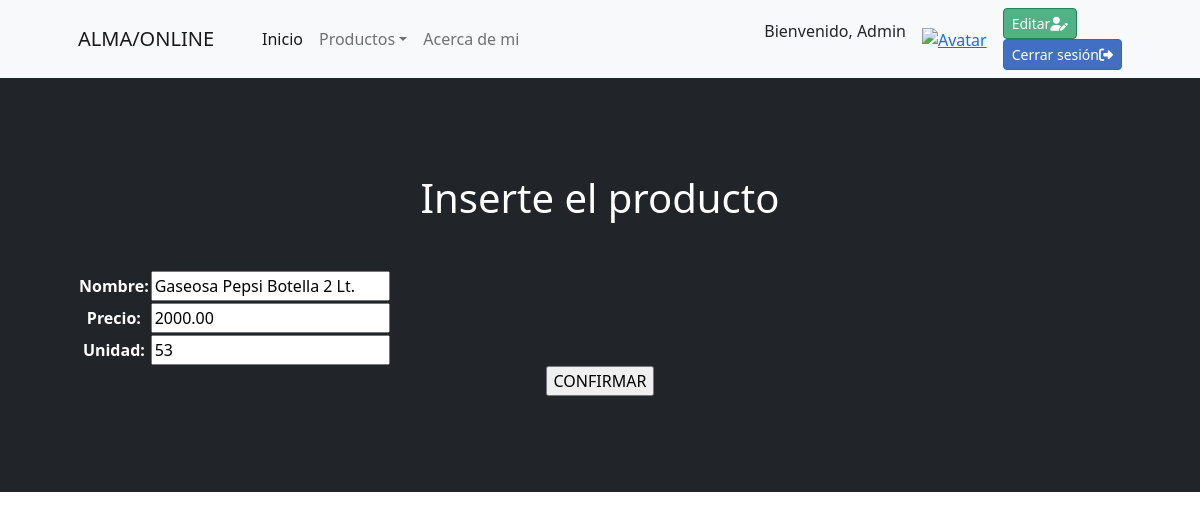
The app's page /bebidas_update/3/ (signed in) with its own data.
### aplicacion/models.py (models this page shows, shortened)
class Bebida(models.Model):
    nombre = models.CharField(max_length=50)
    precio = models.DecimalField(max_digits=10, decimal_places=2)
    unidad = models.IntegerField()

### aplicacion/views.py (the view)
# urls.py: path('bebidas_update/<int:pk>/', BebidaUpdate.as_view(), name="bebidas_update" ),
class BebidaUpdate(LoginRequiredMixin,UpdateView):
    model = Bebida
    fields = ['nombre', 'precio', 'unidad']
    success_url = reverse_lazy('bebidas')

### aplicacion/templates/aplicacion/bebida_form.html (shortened to what this page needs)
{% extends "aplicacion/index.html" %}
{% block Titulo %}
<h1 class="mb-5"> Inserte el producto </h1>
{% endblock Titulo %}
{% block Contenido %}
<form action="" method="post">
    <table>
        {{ form.as_table }}
    </table>
    <input type="submit" value="CONFIRMAR">
</form>
{% endblock Contenido %}

### aplicacion/templates/aplicacion/index.html (shortened to what this page needs)
<!DOCTYPE html>
<html lang="en">
    <head>
        {%load static%}
        <link href="https://cdn.jsdelivr.net/npm/bootstrap-icons@1.5.0/font/bootstrap-icons.css" rel="stylesheet" />
        <link href="{% static 'css/styles.css' %}" rel="stylesheet" />
        <link rel="stylesheet" href="https://cdnjs.cloudflare.com/ajax/libs/font-awesome/6.4.0/css/all.min.css"/>
    </head>
    <body>
        <nav class="navbar navbar-expand-lg navbar-light bg-light">
            <div class="container px-4 px-lg-5">
                <a class="navbar-brand" href="{% url 'home' %}">ALMA/ONLINE</a>
                {% if  user.is_authenticated %}
                                <div class="collapse navbar-collapse" id="navbarSupportedContent">
                                <ul class="navbar-nav me-auto mb-2 mb-lg-0 ms-lg-4">
                                <li class="nav-item"><a class="nav-link active" aria-current="page" href="{% url 'home' %}">Inicio</a></li>
                                <li class="nav-item dropdown">
                                <a class="nav-link dropdown-toggle" id="navbarDropdown" href="#" role="button" data-bs-toggle="dropdown" aria-expanded="false">Productos</a>
                            <li class="nav-item"><a class="nav-link" aria-current="page" href="{% url 'acerca' %}">Acerca de mi</a></li>
                         </li>
                      </ul>
                      <div class="user-info d-flex align-items-center">
                        <p class="username me-3">Bienvenido, {{ user.username }}</p>
                        <div class="avatar me-3">
                            <a href="{% url 'agregar_avatar' %}">
                                <img src="{{ request.session.avatar }}" alt="Avatar" height="50px" width="50px">
                            </a>
                        </div>
                        <div class="user-actions">
                            <a class="btn btn-success btn-sm me-3" href="{% url 'perfil' %}" style="background-color: rgb(81, 179, 133); color: white ;">Editar<i class="fa-solid fa-user-pen"></i></a>
                            <form action="{% url 'logout' %}" method="post">
                                <button type="submit" class="btn btn-primary btn-sm logout" style="background-color: rgba(12, 70, 179, 0.767); color: white ;">Cerrar sesión<i class="fa-solid fa-right-from-bracket"></i></button>
                            </form>
                        </div>
                    </div>
                {% endif %}
        </nav>
        <header class="bg-dark py-5">
            <div class="container px-4 px-lg-5 my-5">
                <div class="text-center text-white">
                    {% block Titulo %}{% endblock Titulo %}
        {% block Contenido %}{% endblock Contenido %}
    </body>
</html>

### records on screen
Bebida: nombre "Gaseosa Pepsi Botella 2 Lt.", precio "2000.00", unidad "53"

### other values on screen
{{ user.username }} "Admin"
